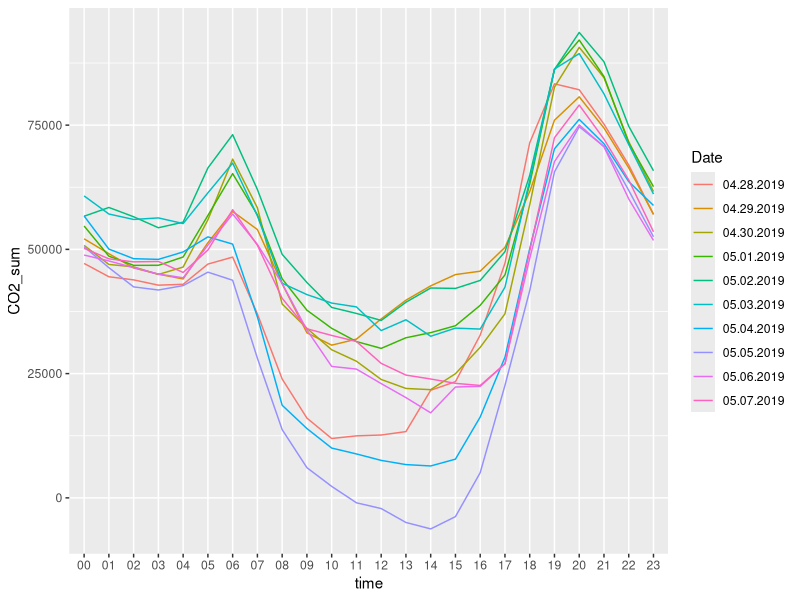
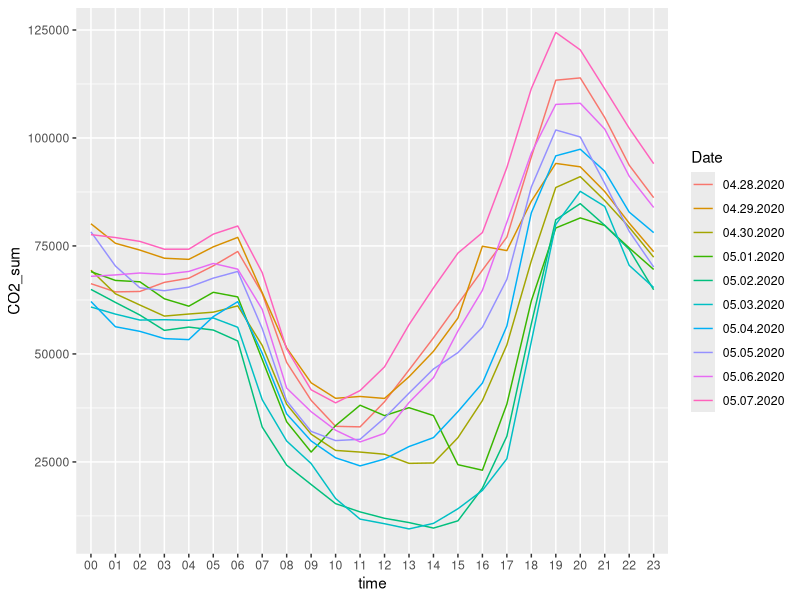

Reproduce these figures in R, in order.
## ---- chunk 1
knitr::opts_chunk$set(echo = TRUE)
## ---- chunk 2
library(reshape)
library(tidyverse)
#library(datetime)
#library(chron)

# wd <- "C:/Users/liusa/github/MSE243"
# 
# combining <- function(pattern) {
#   files <- list.files(pattern = pattern)
#   for (f in files) {
#     datum <- read.csv(f)
#     header <- colnames(datum)[1]
#     datum <- 
#       datum %>% 
#       dplyr::rename("Date" = header)
#     datum["Date"][1] <- substring(header,2)
#     write.csv(datum,f,row.names = F)
#   }
#   return(do.call(rbind, lapply(files,read.csv)))
# }
# 
# setwd(paste0(wd,"/2019_ghg"))
# 
# caiso_2019 <- 
#   combining("CAISO-co2-2019[0-9][0-9][0-9][0-9].csv")
# 
# setwd(paste0(wd,"/2020_ghg"))
# 
# caiso_2020 <-
#   combining("CAISO-co2-20200[0-9][0-9][0-9].csv")
# 
# setwd(wd)
# 
# write.csv(caiso_2019,"caiso_2019.csv",row.names=F)
# write.csv(caiso_2020,"caiso_2020.csv",row.names=F)

caiso_2019 <- read.csv("caiso_2019.csv")
caiso_2020 <- read.csv("caiso_2020.csv")

## ---- chunk 3
data_2019 <- melt(caiso_2019, id = c("Date"))
data_2019 <- data_2019 %>%
  dplyr::rename(time = variable,
         "CO2" = value) %>% #example name
  mutate(time = substring(time,2,3)) %>%
  group_by(Date,time) %>%
  summarise("CO2_sum"= sum(CO2)) #condense into hourly

data_2020 <- melt(caiso_2020, id = c("Date"))
data_2020 <- data_2020 %>%
  dplyr::rename(time = variable,
         "CO2" = value) %>% #example name
  mutate(time = substring(time,2,3)) %>%
  group_by(Date,time) %>%
  summarise("CO2_sum"= sum(CO2)) #condense into hourly
## ---- chunk 4
ggplot(tail(data_2019,240)) + 
  geom_line(aes(x = time, y = CO2_sum, color=Date , group=Date))
ggplot(tail(data_2020,240)) + 
  geom_line(aes(x = time, y = CO2_sum, color=Date , group=Date))
